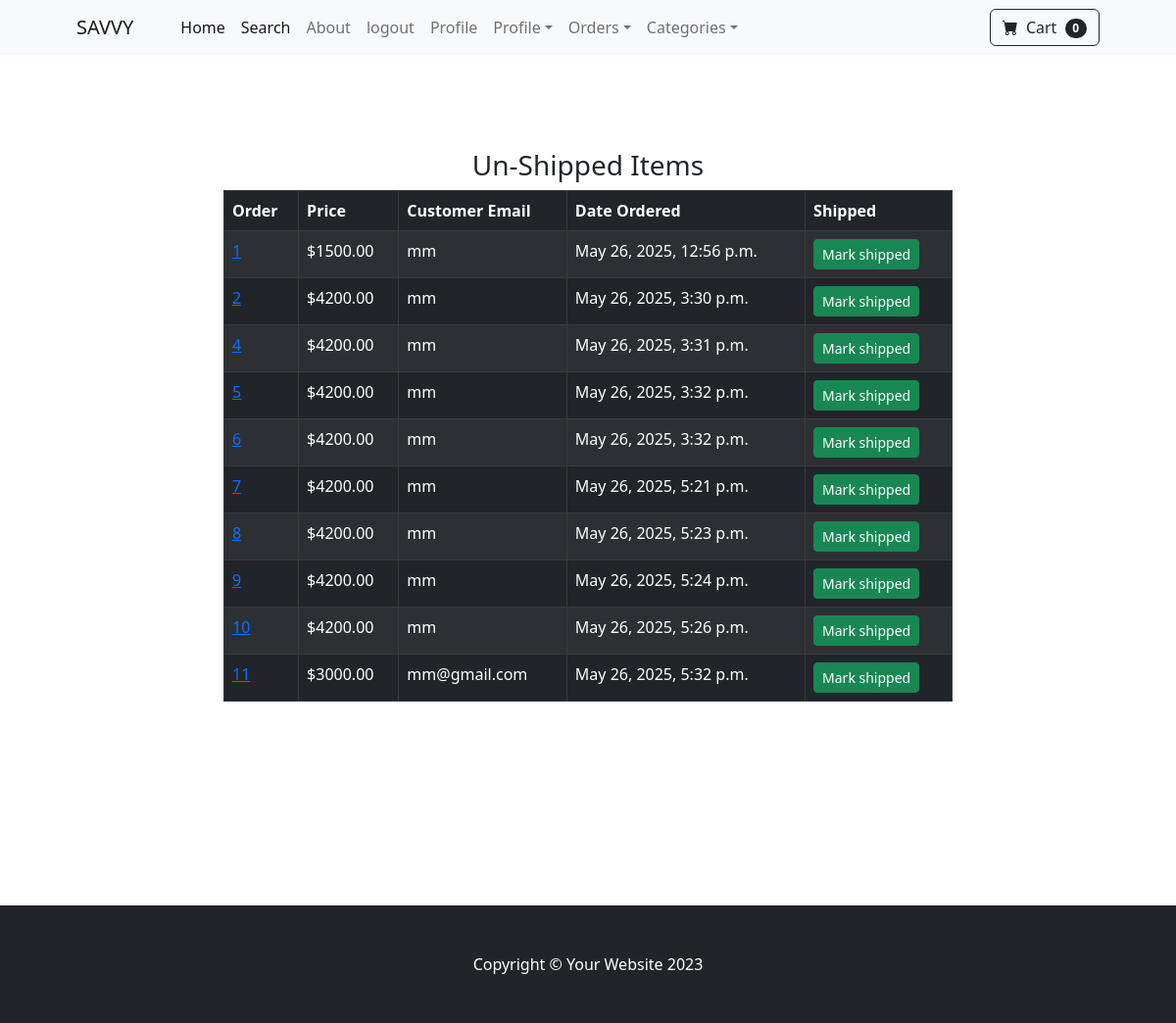
Page /payment/not_shipped_dash (signed in) on the committed database.
### payment/models.py (models this page shows, shortened)
class Order(models.Model):
    user = models.ForeignKey(User, on_delete=models.CASCADE, null=True, blank=True)
    full_name = models.CharField(max_length=255)
    email = models.EmailField(max_length=255)
    shipping_address = models.TextField(max_length=1500)
    amount_paid = models.DecimalField(max_digits=10, decimal_places=2)
    date_ordered = models.DateTimeField(auto_now_add=True)
    shipped = models.BooleanField(default=False)
    date_shipped = models.DateTimeField(blank = True, null= True)

### payment/views.py (the view, shortened to what this page needs)
# urls.py: path('not_shipped_dash', views.not_shipped_dash, name='not_shipped_dash'),
def not_shipped_dash(request):
    if request.user.is_authenticated and request.user.is_superuser:
        orders = Order.objects.filter(shipped=False )
        return render(request, 'payment/not_shipped_dash.html', {'orders':orders})
    else:
        messages.success(request, "Acess denied")
        return redirect('home')

### cart/cart.py (called while the page is built)
    def __len__(self):
        return len(self.cart)

### cart/context_processors.py (called while the page is built)
def cart(request):
    return {'cart': Cart(request)}

### payment/templates/payment/not_shipped_dash.html (shortened to what this page needs)
{% extends 'base.html'%}
{% block content%}
<br>
<br>
<br>
<br>
<div class="container">
    <div class="row">
        <center>
            <div class="col-8">
                <h3>Un-Shipped Items</h3>
<table class="table table table-striped table table-hover table-dark table table-bordered">
  <thead>
    <tr>
      <th scope="col">Order</th>
      <th scope="col">Price</th>
      <th scope="col">Customer Email</th>
      <th scope="col">Date Ordered</th>
      <th scope="col">Shipped</th>
    </tr>
  </thead>
  <tbody>
    {% for item in orders %}
    <tr>
        <td><a href="{% url 'orders' item.id %}">{{ item.id}}</a></td>
        <td>${{item.amount_paid}}</td>
        <td>{{ item.email}}</td>
        <td>{{ item.date_ordered}}</td>
        <td>
            <form method="post">
                <button type="submit" class="btn btn-success btn-sm">Mark shipped</button>
            </form>
        </td>
    </tr>
    {% endfor %}
  </tbody>
</table>
            </div>
        </center>
    </div>
</div>
<br>
<br>
<br>
<br>
<br>
<br>
<br>
<br>
{% endblock %}

### store/templates/base.html (shortened to what this page needs)
{% load static %}
<!DOCTYPE html>
<html lang="en">
    <head>
        <link href="https://cdn.jsdelivr.net/npm/bootstrap-icons@1.5.0/font/bootstrap-icons.css" rel="stylesheet" />
        <link href="{% static 'css/styles.css' %}" rel="stylesheet" />
    </head>
    <body>
        {% include 'navbar.html' %}
        {% block content %}
        {% endblock %}
        <footer class="py-5 bg-dark">
            <div class="container"><p class="m-0 text-center text-white">Copyright &copy; Your Website 2023</p></div>
        </footer>
    </body>
</html>

### store/templates/navbar.html (shortened to what this page needs)
        <nav class="navbar navbar-expand-lg navbar-light bg-light">
            <div class="container px-4 px-lg-5">
                <a class="navbar-brand" href="#!">SAVVY</a>
                <div class="collapse navbar-collapse" id="navbarSupportedContent">
                    <ul class="navbar-nav me-auto mb-2 mb-lg-0 ms-lg-4">
                        <li class="nav-item"><a class="nav-link active" aria-current="page" href="{%url 'home'%}">Home</a></li>
                        <li class="nav-item"><a class="nav-link active" aria-current="page" href="{%url 'search'%}">Search</a></li>
                        <li class="nav-item"><a class="nav-link" href="{% url 'about'%}">About</a></li>
                        {% if user.is_authenticated %}
                        <li class="nav-item"><a class="nav-link" href="{% url 'logout'%}">logout</a></li>
                        <li class="nav-item"><a class="nav-link" href="{% url 'update_user'%}">Profile</a></li>
                        <li class="nav-item dropdown">
                            <a class="nav-link dropdown-toggle" id="navbarDropdown" href="#" role="button" data-bs-toggle="dropdown" aria-expanded="false">Profile</a>
                        </li>
                        {% if user.is_superuser %}
                        <li class="nav-item dropdown">
                            <a class="nav-link dropdown-toggle" id="navbarDropdown" href="#" role="button" data-bs-toggle="dropdown" aria-expanded="false">Orders</a>
                        </li>
                        {% endif %}
                        {% else %}
                        <li class="nav-item"><a class="nav-link" href="{% url 'login'%}">Login</a></li>
                        <li class="nav-item"><a class="nav-link" href="{% url 'register'%}">Register</a></li>
                        {% endif %}
                        <li class="nav-item dropdown">
                            <a class="nav-link dropdown-toggle" id="navbarDropdown" href="#" role="button" data-bs-toggle="dropdown" aria-expanded="false">Categories</a>
                        </li>
                    </ul>
                    <form class="d-flex">
                        <a href="{% url 'cart_summary' %}" class="btn btn-outline-dark">
                            <i class="bi-cart-fill me-1"></i>
                            Cart
                            <span class="badge bg-dark text-white ms-1 rounded-pill" id="cart_quantity">{{ cart|length }}</span>
                        </a>
                    </form>
                </div>
            </div>
        </nav>

### rows in the picture
Order: id "1", amount_paid "1500.00", email "mm", date_ordered "May 26, 2025, 12:56 p.m."
Order: id "2", amount_paid "4200.00", email "mm", date_ordered "May 26, 2025, 3:30 p.m."
Order: id "4", amount_paid "4200.00", email "mm", date_ordered "May 26, 2025, 3:31 p.m."
Order: id "5", amount_paid "4200.00", email "mm", date_ordered "May 26, 2025, 3:32 p.m."
Order: id "6", amount_paid "4200.00", email "mm", date_ordered "May 26, 2025, 3:32 p.m."
Order: id "7", amount_paid "4200.00", email "mm", date_ordered "May 26, 2025, 5:21 p.m."
Order: id "8", amount_paid "4200.00", email "mm", date_ordered "May 26, 2025, 5:23 p.m."
Order: id "9", amount_paid "4200.00", email "mm", date_ordered "May 26, 2025, 5:24 p.m."
Order: id "10", amount_paid "4200.00", email "mm", date_ordered "May 26, 2025, 5:26 p.m."
Order: id "11", amount_paid "3000.00", email "mm@gmail.com", date_ordered "May 26, 2025, 5:32 p.m."

### other values in the picture
{{ cart|length }} "0"
